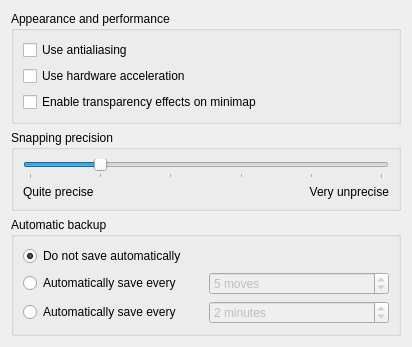
<ui version="4.0" >
 <class>SettingsWidget</class>
 <widget class="QWidget" name="SettingsWidget" >
  <property name="geometry" >
   <rect>
    <x>0</x>
    <y>0</y>
    <width>412</width>
    <height>345</height>
   </rect>
  </property>
  <layout class="QVBoxLayout" name="mainLayout" >
   <item>
    <widget class="QGroupBox" name="graphicsBox" >
     <property name="title" >
      <string>Appearance and performance</string>
     </property>
     <layout class="QVBoxLayout" name="graphicsLayout" >
      <item>
       <widget class="QCheckBox" name="checkAntialiasing" >
        <property name="text" >
         <string>Use antialiasing</string>
        </property>
       </widget>
      </item>
      <item>
       <widget class="QCheckBox" name="checkHardwareAccel" >
        <property name="text" >
         <string>Use hardware acceleration</string>
        </property>
       </widget>
      </item>
      <item>
       <widget class="QCheckBox" name="checkMinimapQuality" >
        <property name="text" >
         <string>Enable transparency effects on minimap</string>
        </property>
       </widget>
      </item>
     </layout>
    </widget>
   </item>
   <item>
    <widget class="QGroupBox" name="precisionBox" >
     <property name="title" >
      <string>Snapping precision</string>
     </property>
     <layout class="QGridLayout" name="precisionLayout" >
      <item row="0" column="0" colspan="2" >
       <widget class="QSlider" name="precisionSlider" >
        <property name="minimum" >
         <number>5</number>
        </property>
        <property name="maximum" >
         <number>30</number>
        </property>
        <property name="singleStep" >
         <number>5</number>
        </property>
        <property name="pageStep" >
         <number>10</number>
        </property>
        <property name="value" >
         <number>10</number>
        </property>
        <property name="orientation" >
         <enum>Qt::Horizontal</enum>
        </property>
        <property name="tickPosition" >
         <enum>QSlider::TicksBelow</enum>
        </property>
        <property name="tickInterval" >
         <number>5</number>
        </property>
       </widget>
      </item>
      <item row="1" column="0" >
       <widget class="QLabel" name="labelLowPrecision" >
        <property name="text" >
         <string>Quite precise</string>
        </property>
       </widget>
      </item>
      <item row="1" column="1" >
       <widget class="QLabel" name="labelHighPrecision" >
        <property name="text" >
         <string>Very unprecise</string>
        </property>
        <property name="alignment" >
         <set>Qt::AlignRight|Qt::AlignTrailing|Qt::AlignVCenter</set>
        </property>
       </widget>
      </item>
     </layout>
    </widget>
   </item>
   <item>
    <widget class="QGroupBox" name="autosaveBox" >
     <property name="title" >
      <string>Automatic backup</string>
     </property>
     <layout class="QGridLayout" name="autosaveLayout" >
      <item row="0" column="0" colspan="2" >
       <widget class="QRadioButton" name="radioAutosaveNone" >
        <property name="text" >
         <string>Do not save automatically</string>
        </property>
        <property name="checked" >
         <bool>true</bool>
        </property>
       </widget>
      </item>
      <item row="1" column="0" >
       <widget class="QRadioButton" name="radioAutosaveMove" >
        <property name="text" >
         <string>Automatically save every</string>
        </property>
        <property name="checked" >
         <bool>false</bool>
        </property>
       </widget>
      </item>
      <item row="2" column="0" >
       <widget class="QRadioButton" name="radioAutosaveTime" >
        <property name="text" >
         <string>Automatically save every</string>
        </property>
       </widget>
      </item>
      <item row="1" column="1" >
       <widget class="KIntSpinBox" name="spinAutosaveMove" >
        <property name="enabled" >
         <bool>false</bool>
        </property>
        <property name="suffix" >
         <string> moves</string>
        </property>
        <property name="minimum" >
         <number>1</number>
        </property>
        <property name="maximum" >
         <number>100</number>
        </property>
        <property name="value" >
         <number>5</number>
        </property>
       </widget>
      </item>
      <item row="2" column="1" >
       <widget class="KIntSpinBox" name="spinAutosaveTime" >
        <property name="enabled" >
         <bool>false</bool>
        </property>
        <property name="suffix" >
         <string> minutes</string>
        </property>
        <property name="minimum" >
         <number>1</number>
        </property>
        <property name="maximum" >
         <number>100</number>
        </property>
        <property name="value" >
         <number>2</number>
        </property>
        <property name="base" >
         <number>10</number>
        </property>
       </widget>
      </item>
     </layout>
    </widget>
   </item>
   <item>
    <spacer name="verticalSpacer" >
     <property name="orientation" >
      <enum>Qt::Vertical</enum>
     </property>
     <property name="sizeHint" stdset="0" >
      <size>
       <width>20</width>
       <height>40</height>
      </size>
     </property>
    </spacer>
   </item>
  </layout>
 </widget>
 <customwidgets>
  <customwidget>
   <class>KIntSpinBox</class>
   <extends>QSpinBox</extends>
   <header>knuminput.h</header>
  </customwidget>
 </customwidgets>
 <resources/>
 <connections>
  <connection>
   <sender>radioAutosaveMove</sender>
   <signal>toggled(bool)</signal>
   <receiver>spinAutosaveMove</receiver>
   <slot>setEnabled(bool)</slot>
   <hints>
    <hint type="sourcelabel" >
     <x>108</x>
     <y>280</y>
    </hint>
    <hint type="destinationlabel" >
     <x>303</x>
     <y>280</y>
    </hint>
   </hints>
  </connection>
  <connection>
   <sender>radioAutosaveTime</sender>
   <signal>toggled(bool)</signal>
   <receiver>spinAutosaveTime</receiver>
   <slot>setEnabled(bool)</slot>
   <hints>
    <hint type="sourcelabel" >
     <x>108</x>
     <y>313</y>
    </hint>
    <hint type="destinationlabel" >
     <x>303</x>
     <y>313</y>
    </hint>
   </hints>
  </connection>
 </connections>
</ui>
